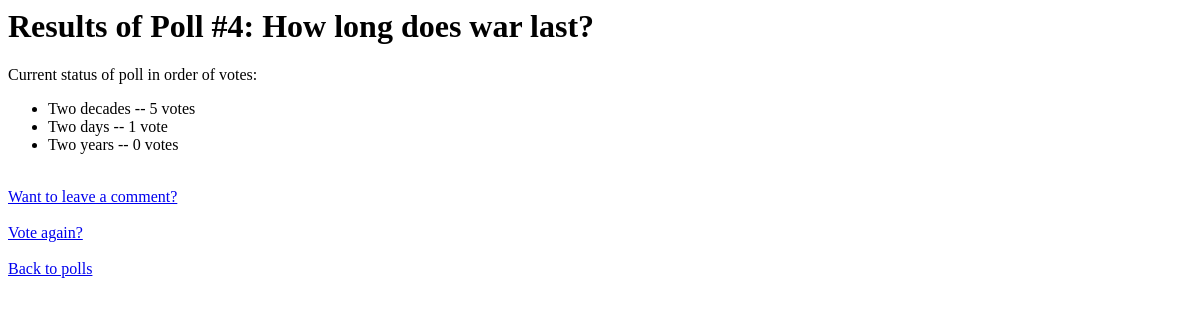
The page /polls/4/results/ on the database as committed earlier.
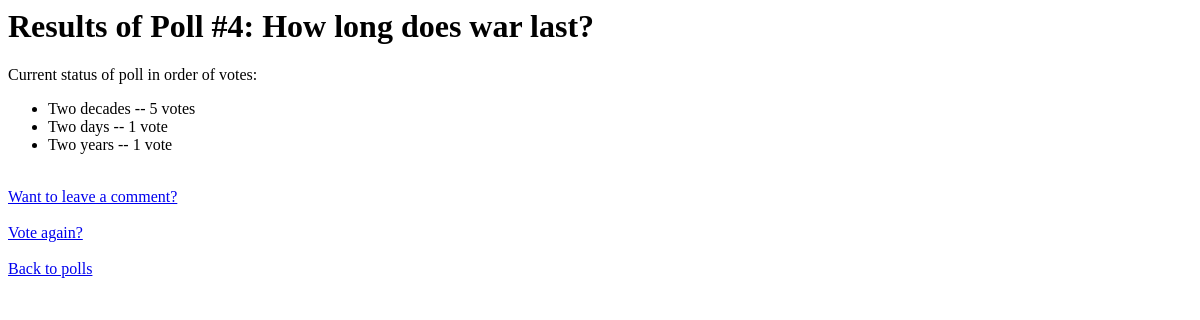
The same page on the database as committed later.
### polls/models.py (models this page shows, shortened)
class Choice(models.Model):
    question = models.ForeignKey(Question, on_delete=models.CASCADE)
    choice_text = models.CharField(max_length=200)
    votes = models.IntegerField(default=0)

### polls/views.py (the view)
# urls.py: path('<int:pk>/results/', views.ResultsView.as_view(), name='results'),
class ResultsView(generic.DetailView):
    model = Question
    template_name = 'polls/results.html'

### polls/templates/polls/results.html (shortened to what this page needs)
<h1>Results of Poll #{{ question.id }}: {{ question.question_text }}</h1>
Current status of poll in order of votes:
<ul>
{% for choice in question.choice_set.all|dictsortreversed:"votes" %}
    <li>{{ choice.choice_text }} -- {{ choice.votes }} vote{{ choice.votes|pluralize }}</li>
{% endfor %}
</ul>
<a href="{% url 'polls:leave_comment' question.id %}">Want to leave a comment?</a>
<a href="{% url 'polls:detail' question.id %}">Vote again?</a>
<a href="{% url 'polls:index' %}">Back to polls</a>

Rows that differ between the two databases and show on the page:
changed Choice "Two years": votes "0" → "1"
